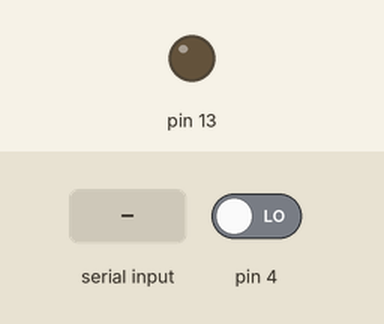
The sketch below on a simulated Arduino Uno, built with avr-gcc and run on an emulated ATmega328P. Shown: output pins drawn as LEDs (lit = HIGH). Dashed ring = blinking. The test bench sets the inputs (shaded band); at power-on: pin 4 LOW. What the sketch prints to the serial monitor is not drawn.

Above: at 1.2 s.
1.3 s: "30,150\n" received over Serial
At 1.8 s:
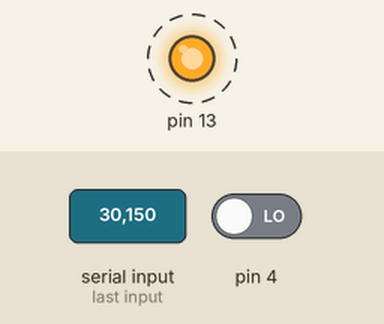
At 4.1 s:
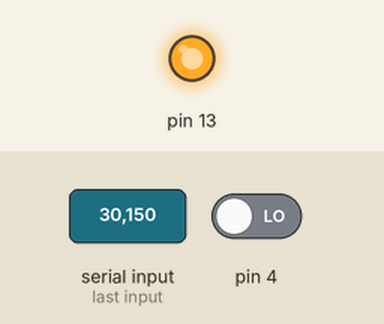
4.3 s: pin 4 driven HIGH
Timing chart, 0 to 7.3 s (numbered marks = the images above; inputs shaded):
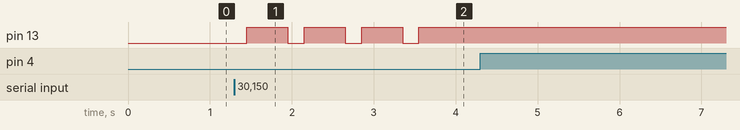

Measured:
- after the input at 1.3 s, pin 13: alternates HIGH for 0.50 s and LOW for 0.20 s, starting after 0.15 s
- after the input at 4.3 s, every drawn part: stays the same

The sketch:

csearduino.ino
```cpp
int counter=0;
void setup() {
  Serial.begin(9600);
  pinMode(13, OUTPUT);
  pinMode(4,INPUT);
}

void loop() {
  if(Serial.available()>0){
      char data=Serial.read()-48;
      if(data==1)
          digitalWrite(13,HIGH);
      else if(data==2)
          digitalWrite(13,LOW);
      else if(data==3){
          int i=0;
          digitalWrite(13,LOW);
          delay(150);
          for(i=0;i<3;i++){
             digitalWrite(13,HIGH);
             delay(500);
             digitalWrite(13,LOW);
             delay(200);
          }
     }
      else if(data==4){
          Serial.setTimeout(8000);
          int variable=Serial.parseInt();
          int result=variable*variable;
          Serial.println(result);
          delay(2000);
    }
    else if(data==5){
         while(1){
            int button = Serial.read();
            if(button==7)
               break;
            int press=digitalRead(4);
            if(press==HIGH){
                counter++;
                Serial.println(counter);
            }
            while(press==HIGH){
                delay(10);
                press=digitalRead(4);
            }
            while(press==LOW){
                delay(10);
                press=digitalRead(4);
            }
        }
    }
  }
}
```
